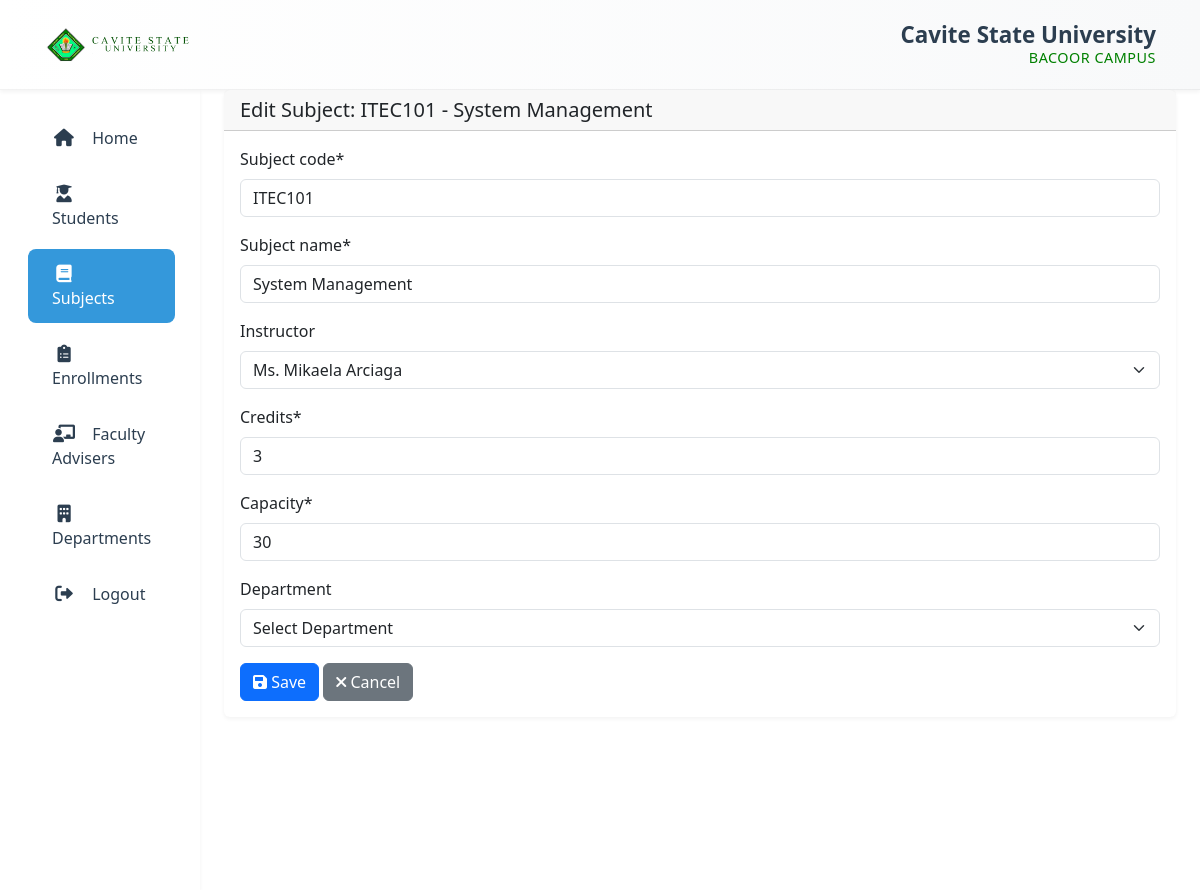
Page /subjects/2/edit/ (signed in) on the committed database.
### main/models.py (models this page shows)
class Subject(models.Model):
    subject_code = models.CharField(max_length=20, unique=True)
    subject_name = models.CharField(max_length=200)
    department = models.CharField(max_length=100, blank=True, null=True)
    credits = models.PositiveIntegerField()
    instructor = models.ForeignKey(
        'FacultyAdviser',
        on_delete=models.SET_NULL,
        null=True,  # Allow nulls since some subjects might not have an instructor
        blank=True,
        related_name='subjects'
    )
    capacity = models.PositiveIntegerField(default=0)
    created_at = models.DateTimeField(auto_now_add=True)
    updated_at = models.DateTimeField(auto_now=True)
    def __str__(self):
        return f"{self.subject_code} - {self.subject_name}"
    class Meta:
        ordering = ['subject_code']

### main/views.py (the view)
# urls.py: path('subjects/<int:pk>/edit/', views.subject_update, name='subject_update'),
@login_required
def subject_update(request, pk):
    subject = get_object_or_404(Subject, pk=pk)
    if request.method == 'POST':
        form = SubjectForm(request.POST, instance=subject)
        if form.is_valid():
            form.save()
            messages.success(request, 'Subject updated successfully!')
            return redirect('main:subject_detail', pk=pk)
    else:
        form = SubjectForm(instance=subject)
    return render(request, 'main/subject_form.html', {
        'title': f'Edit Subject: {subject}',
        'form': form
    })

### main/forms.py
class SubjectForm(forms.ModelForm):
    department = forms.ModelChoiceField(
        queryset=Department.objects.all(),
        required=False,
        empty_label="Select Department",
        widget=forms.Select(attrs={'class': 'form-select'})
    )
    class Meta:
        model = Subject
        fields = ['subject_code', 'subject_name', 'instructor', 'credits', 'capacity', 'department']
        widgets = {
            'description': forms.Textarea(attrs={'rows': 3}),
        }

### main/models.py (called while the page is built)
    def __str__(self):
        return self.name

    def __str__(self):
        return self.name

### templates/main/subject_form.html (shortened to what this page needs)
{% extends 'base.html' %}
{% load crispy_forms_tags %}
{% block content %}
<div class="card">
    <div class="card-header">
        <h5 class="card-title mb-0">{{ title }}</h5>
    </div>
    <div class="card-body">
        <form method="post">
            {{ form|crispy }}
            <div class="mt-3">
                <button type="submit" class="btn btn-primary">
                    <i class="fas fa-save"></i> Save
                </button>
                <a href="{% url 'main:subject_list' %}" class="btn btn-secondary">
                    <i class="fas fa-times"></i> Cancel
                </a>
            </div>
        </form>
    </div>
</div>
{% endblock %}

### static/css/style.css (style rules this page uses)
body { min-height: 100vh; display: flex; flex-direction: column; }

### templates/base.html (style rules this page uses)
:root { --primary-color: #2c3e50; --secondary-color: #3498db; --background-light: #f8f9fa; --text-dark: #2c3e50; --shadow-sm: 0 2px 4px rgba(0,0,0,0.05); --shadow-md: 0 4px 6px rgba(0,0,0,0.1); --transition-speed: 0.3s; }
body { font-family: 'Segoe UI', system-ui, -apple-system, sans-serif; color: var(--text-dark); }
.card { border: none; box-shadow: var(--shadow-sm); transition: transform var(--transition-speed) ease; }

### rows in the picture
Subject: subject_code "ITEC101", subject_name "System Management", instructor "Ms. Mikaela Arciaga", credits "3", capacity "30", department "Select Department"

### other values in the picture
{{ title }} "Edit Subject: ITEC101 - System Management"
